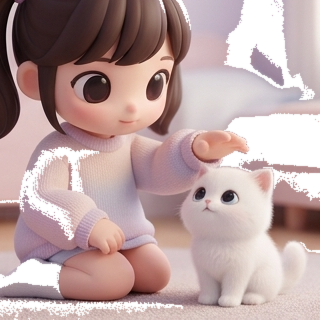
#> input picture examples/sample_3x3.webp, 320 x 320 px
$ python -i motion_extractor.py   (imports and definitions only)
#> lines starting #> are read from the running program, lines starting #| are printed output that depends on the picture
# -*- coding: utf-8 -*-
"""
动作提取与动作向导网格合成器 (Motion Extractor & Guide Sheet Builder)
从现有的 GIF、WebP 或 MP4 视频中均匀采样 9 帧 (3x3) 或 16 帧 (4x4)，
拼合为标准动作向导图，用于驱动目标角色生成同款动作的实况照片。
"""

import os
from typing import List
from PIL import Image
import numpy as np


def extract_frames_from_media(media_path: str, num_frames: int = 9) -> List[Image.Image]:
    """从动图 (.gif, .webp) 或视频 (.mp4, .mov 等) 中均匀采样指定帧数"""
#> called with media_path = '../../examples/sample_3x3.webp', num_frames = 9
    if not os.path.isfile(media_path):
        raise FileNotFoundError(f"未找到源动作媒体文件: {media_path}")

    ext = os.path.splitext(media_path)[1].lower()
    raw_frames: List[Image.Image] = []

    if ext in (".gif", ".webp", ".png", ".apng"):
        im = Image.open(media_path)
#> im is the input picture: PIL image 320x320 RGBA; mean R, G, B, A 161.3, 135, 134.3, 222.1
        n_frames = getattr(im, "n_frames", 1)
#> n_frames = 9
        for i in range(n_frames):
            im.seek(i)
            bg = Image.new("RGB", im.size, (255, 255, 255))
            if im.mode in ("RGBA", "LA") or (im.mode == "P" and "transparency" in im.info):
                rgba = im.convert("RGBA")
                bg.paste(rgba, mask=rgba.split()[-1])
            else:
                bg.paste(im.convert("RGB"))
            raw_frames.append(bg)
#> this loop made 9 passes
#> pass 2, in extract_frames_from_media, `rgba = im.convert("RGBA")`:
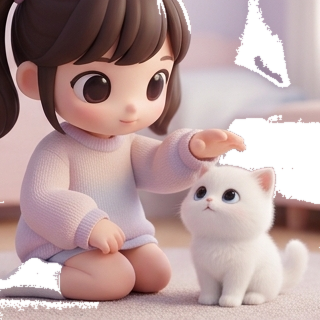
#> rgba: PIL image 320x320 RGBA; mean R, G, B, A 163.3, 136.7, 136.2, 230.5; transparent parts drawn white
#> pass 3, in extract_frames_from_media, `rgba = im.convert("RGBA")`:
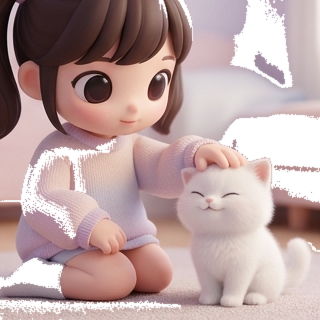
#> rgba: PIL image 320x320 RGBA; mean R, G, B, A 162.2, 136.1, 135.4, 222.6; transparent parts drawn white
#> after the loop:
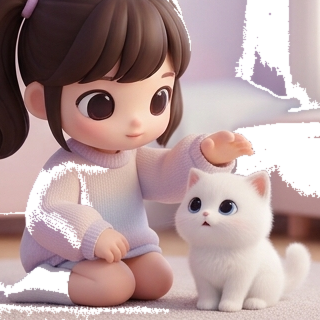
#> bg: PIL image 320x320 RGB; mean R, G, B 177.7, 152.7, 152.5
#> after the loop, raw_frames = 9 items
    else:
        import imageio.v3 as iio
        for frame_arr in iio.imiter(media_path):
            raw_frames.append(Image.fromarray(frame_arr).convert("RGB"))

    if not raw_frames:
        raise ValueError(f"无法从媒体文件中提取帧: {media_path}")

    indices = np.linspace(0, len(raw_frames) - 1, num_frames, dtype=int)
#> indices = [0, 1, 2, 3, 4, 5, 6, 7, 8]
    return [raw_frames[idx] for idx in indices]


def create_motion_guide_grid(
    media_path: str,
    output_path: str,
    grid: str = "3x3",
    cell_size: int = 340,
    border: int = 4,
) -> str:
    """将提取的帧拼合为 3x3 或 4x4 动作参考网格图"""
    is_16 = "4" in str(grid) or str(grid) == "16"
    rows = 4 if is_16 else 3
    cols = 4 if is_16 else 3
    total = rows * cols

    frames = extract_frames_from_media(media_path, num_frames=total)
#> frames = 9 items
    grid_w = cols * cell_size + (cols - 1) * border
    grid_h = rows * cell_size + (rows - 1) * border
    canvas = Image.new("RGB", (grid_w, grid_h), (255, 255, 255))
#> canvas: PIL image 1028x1028 RGB; every value is 255

    for idx, frame in enumerate(frames):
        r = idx // cols
        c = idx % cols
        w, h = frame.size
        min_dim = min(w, h)
        left = (w - min_dim) // 2
        top = (h - min_dim) // 2
        sq = frame.crop((left, top, left + min_dim, top + min_dim)).resize(
            (cell_size, cell_size), Image.Resampling.LANCZOS
        )
        x = c * (cell_size + border)
        y = r * (cell_size + border)
        canvas.paste(sq, (x, y))
#> this loop made 9 passes
#> (r, c, x, y) on passes 1 to 9: (0, 0, 0, 0), (0, 1, 344, 0), (0, 2, 688, 0), (1, 0, 0, 344), (1, 1, 344, 344), (1, 2, 688, 344), (2, 0, 0, 688), (2, 1, 344, 688), (2, 2, 688, 688)
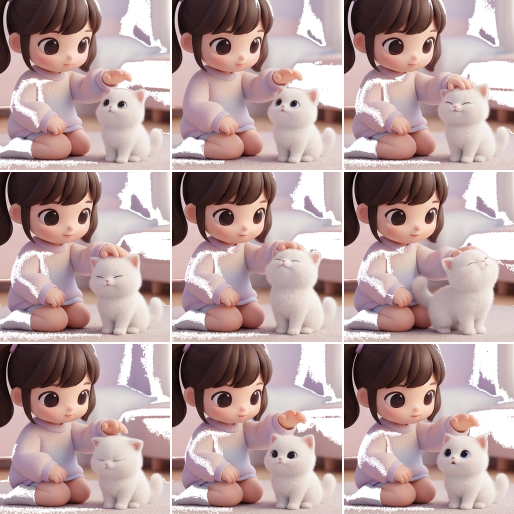
#> canvas: PIL image 1028x1028 RGB (shown at 1/2 size); mean R, G, B 181.8, 157, 156.5

    os.makedirs(os.path.dirname(os.path.abspath(output_path)), exist_ok=True)
    canvas.save(output_path, quality=95)
    return output_path

>>> result = create_motion_guide_grid('../../examples/sample_3x3.webp', 'out.png')

$ run again, on examples/sample_audio_3x3.webp
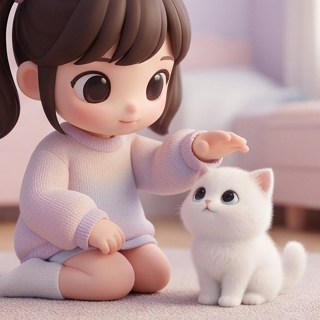
#> input picture examples/sample_audio_3x3.webp, 320 x 320 px
#> in extract_frames_from_media, im is the input picture: PIL image 320x320 RGBA; mean R, G, B, A 176, 147.5, 147.4, 255
#> n_frames = 9
#> after the loop in extract_frames_from_media, `for i in range(n_frames):`:
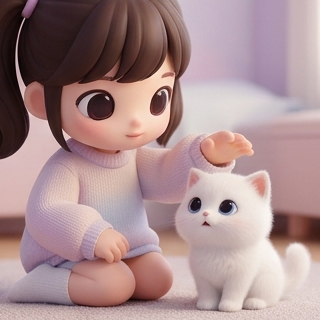
#> bg: PIL image 320x320 RGB; mean R, G, B 168.8, 140.5, 141.7
#> after the loop in extract_frames_from_media, `for i in range(n_frames):`: raw_frames = 9 items
#> indices = [0, 1, 2, 3, 4, 5, 6, 7, 8]
#> frames = 9 items
#> the loop in create_motion_guide_grid, `for idx, frame in enumerate(frames):` made 9 passes
#> (r, c, x, y) on passes 1 to 8: (0, 0, 0, 0), (0, 1, 344, 0), (0, 2, 688, 0), (1, 0, 0, 344), (1, 1, 344, 344), (1, 2, 688, 344), (2, 0, 0, 688), (2, 1, 344, 688)
#> after the loop in create_motion_guide_grid, `for idx, frame in enumerate(frames):`:
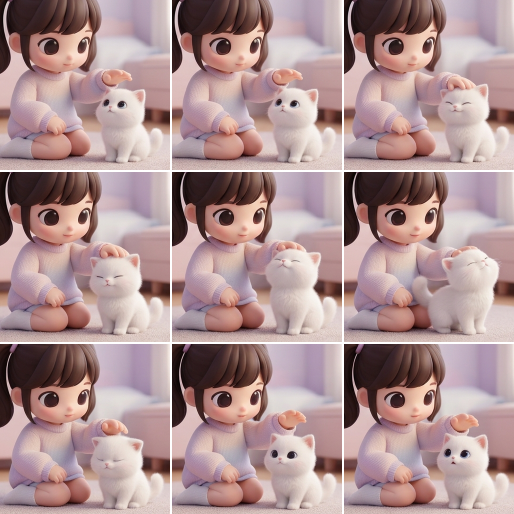
#> canvas: PIL image 1028x1028 RGB (shown at 1/2 size); mean R, G, B 173.7, 145.9, 146.4
